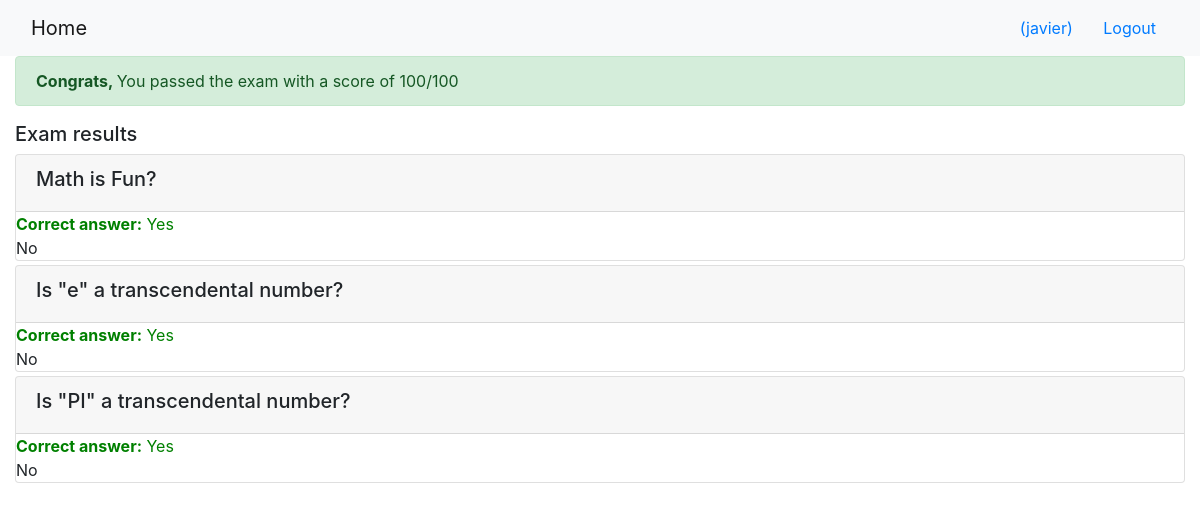
/onlinecourse/course/1/submission/1/result/ (signed in), run on the app's committed database.
### onlinecourse/models.py (models this page shows, shortened)
class Question(models.Model):
    lesson = models.ForeignKey(Lesson, on_delete=models.CASCADE)
    text = models.CharField(max_length=500, default="Question")
    grade = models.IntegerField(default=5)
    course = models.ManyToManyField(Course)

class Choice(models.Model):
    question = models.ForeignKey(Question, on_delete=models.CASCADE)
    text = models.CharField(max_length=500, default="Text")
    correct = models.BooleanField(default=False)

### onlinecourse/views.py (the view)
# urls.py: path('course/<int:course_id>/submission/<int:submission_id>/result/', views.show_exam_result, name='result'),
def show_exam_result(request, course_id, submission_id):
    submission = Submission.objects.get(id=submission_id)
    questions = Question.objects.filter(lesson__course__id=course_id)
    lista = 0
    result_set = []
    for question in questions:
        selected = submission.choices.all().filter(question=question.id)
        correct = question.choice_set.filter(correct=True)
        for i in selected:
            if i in correct:
                lista += 1
        question_result = {
            "question": question,
            "selected": selected
        }
        result_set.append(question_result)
    grade = int(lista/len(questions)*100)
    return render(request, "onlinecourse/exam_result_bootstrap.html", context={
        "grade":grade,
        "results":result_set,
        "submission":submission
        })

### onlinecourse/templates/onlinecourse/exam_result_bootstrap.html (shortened to what this page needs)
<!DOCTYPE html>
<html lang="en">
<head>
    {% load static %}
    <link rel="stylesheet" href="https://maxcdn.bootstrapcdn.com/bootstrap/4.5.2/css/bootstrap.min.css">
</head>
<body>
 <nav class="navbar navbar-light bg-light">
    <div class="container-fluid">
        <div class="navbar-header">
              <a class="navbar-brand" href="{% url 'onlinecourse:index' %}">Home</a>
        </div>
        <ul class="nav navbar-nav navbar-right">
            {% if user.is_authenticated %}
            <li>
                <a class="btn btn-link" href="#">{{ user.first_name }}({{ user.username }})</a>
                <a class="btn btn-link" href="{% url 'onlinecourse:logout' %}">Logout</a>
            </li>
            {% endif %}
        </ul>
    </div>
</nav>
<div class="container-fluid">
    {% if grade > 80 %}
        <div class="alert alert-success">
        <b>Congrats, {{user.first_name}}</b> You passed the exam with a score of {{grade}}/100
        </div>
    {% else %}
        <div class="alert alert-danger">
        <b>Fail</b> You failed the exam with a score of {{grade}}/100
        </div>
        <a class="btn btn-link text-danger" href="{% url 'onlinecourse:course_details' pk=submission.enrollment.course.id %}">Re-test</a>
    {% endif %}
        <div class="card-columns-vertical mt-1">
		 <h5 class="">Exam results</h5>
            {% for result in results %}
            <div class="card mt-1">
                <div class="card-header"><h5>{{ result.question.text}}</h5></div>
                {% for choice in result.question.choice_set.all %}
                <div>
                    <span
                    {% if choice in result.selected and choice.correct%}
                    style="color:green">
                    <b>Correct answer:</b>
                    {% elif choice in result.selected and not choice.correct%}
                    style="color:red">
                    <b>Wrong answer:</b>
                    {% else %}
                    >
                    {% endif %}
                    {{ choice.text }}
                    </span>
                </div>
                {% endfor %}
            </div>
            {% endfor %}
        </div>
    </div>
</body>
</html>

### data on the page
Question: question.text "Math is Fun?"
Choice: shows "Correct answer:", text "Yes"
Choice: text "No"
Question: question.text "Is \"e\" a transcendental number?"
Choice: shows "Correct answer:", text "Yes"
Choice: text "No"
Question: question.text "Is \"PI\" a transcendental number?"
Choice: shows "Correct answer:", text "Yes"
Choice: text "No"

### other printed values
{{ user.username }} "javier"
{{ grade }} "100"
